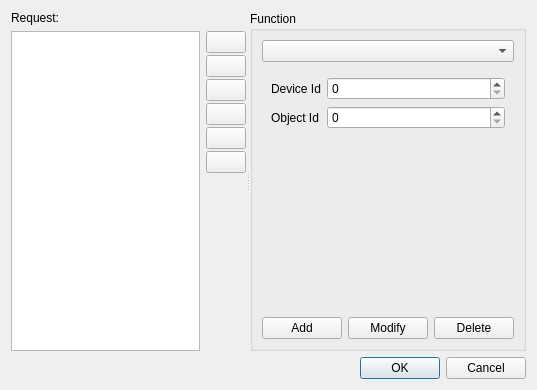
<?xml version="1.0" encoding="UTF-8"?>
<ui version="4.0">
 <class>mbClientDialogScannerRequest</class>
 <widget class="QDialog" name="mbClientDialogScannerRequest">
  <property name="geometry">
   <rect>
    <x>0</x>
    <y>0</y>
    <width>537</width>
    <height>390</height>
   </rect>
  </property>
  <property name="windowTitle">
   <string>Scanner Request</string>
  </property>
  <layout class="QVBoxLayout" name="verticalLayout_5">
   <item>
    <widget class="QSplitter" name="splitter">
     <property name="orientation">
      <enum>Qt::Horizontal</enum>
     </property>
     <widget class="QWidget" name="layoutWidget">
      <layout class="QVBoxLayout" name="verticalLayout_2">
       <item>
        <widget class="QLabel" name="label">
         <property name="text">
          <string>Request:</string>
         </property>
        </widget>
       </item>
       <item>
        <layout class="QHBoxLayout" name="horizontalLayout_2">
         <item>
          <widget class="QListView" name="lsRequest"/>
         </item>
         <item>
          <layout class="QVBoxLayout" name="verticalLayout">
           <property name="spacing">
            <number>2</number>
           </property>
           <item>
            <widget class="QPushButton" name="btnIcoAdd">
             <property name="sizePolicy">
              <sizepolicy hsizetype="Fixed" vsizetype="Fixed">
               <horstretch>0</horstretch>
               <verstretch>0</verstretch>
              </sizepolicy>
             </property>
             <property name="toolTip">
              <string>Add Function</string>
             </property>
             <property name="text">
              <string/>
             </property>
             <property name="icon">
              <iconset resource="../../../core/gui/core_rsc.qrc">
               <normaloff>:/core/icons/plus.png</normaloff>:/core/icons/plus.png</iconset>
             </property>
            </widget>
           </item>
           <item>
            <widget class="QPushButton" name="btnIcoModify">
             <property name="sizePolicy">
              <sizepolicy hsizetype="Fixed" vsizetype="Fixed">
               <horstretch>0</horstretch>
               <verstretch>0</verstretch>
              </sizepolicy>
             </property>
             <property name="toolTip">
              <string>Modify Function</string>
             </property>
             <property name="text">
              <string/>
             </property>
             <property name="icon">
              <iconset resource="../../../core/gui/core_rsc.qrc">
               <normaloff>:/core/icons/edit.png</normaloff>:/core/icons/edit.png</iconset>
             </property>
            </widget>
           </item>
           <item>
            <widget class="QPushButton" name="btnIcoDelete">
             <property name="sizePolicy">
              <sizepolicy hsizetype="Fixed" vsizetype="Fixed">
               <horstretch>0</horstretch>
               <verstretch>0</verstretch>
              </sizepolicy>
             </property>
             <property name="toolTip">
              <string>Delete Function</string>
             </property>
             <property name="text">
              <string/>
             </property>
             <property name="icon">
              <iconset resource="../../../core/gui/core_rsc.qrc">
               <normaloff>:/core/icons/minus.png</normaloff>:/core/icons/minus.png</iconset>
             </property>
            </widget>
           </item>
           <item>
            <widget class="QPushButton" name="btnIcoMoveUp">
             <property name="sizePolicy">
              <sizepolicy hsizetype="Fixed" vsizetype="Fixed">
               <horstretch>0</horstretch>
               <verstretch>0</verstretch>
              </sizepolicy>
             </property>
             <property name="toolTip">
              <string>Move Up Function</string>
             </property>
             <property name="text">
              <string/>
             </property>
             <property name="icon">
              <iconset resource="../../../core/gui/core_rsc.qrc">
               <normaloff>:/core/icons/arrow_up.png</normaloff>:/core/icons/arrow_up.png</iconset>
             </property>
            </widget>
           </item>
           <item>
            <widget class="QPushButton" name="btnIcoMoveDown">
             <property name="sizePolicy">
              <sizepolicy hsizetype="Fixed" vsizetype="Fixed">
               <horstretch>0</horstretch>
               <verstretch>0</verstretch>
              </sizepolicy>
             </property>
             <property name="toolTip">
              <string>Move Down Function</string>
             </property>
             <property name="text">
              <string/>
             </property>
             <property name="icon">
              <iconset resource="../../../core/gui/core_rsc.qrc">
               <normaloff>:/core/icons/arrow_down.png</normaloff>:/core/icons/arrow_down.png</iconset>
             </property>
            </widget>
           </item>
           <item>
            <widget class="QPushButton" name="btnIcoClear">
             <property name="sizePolicy">
              <sizepolicy hsizetype="Fixed" vsizetype="Fixed">
               <horstretch>0</horstretch>
               <verstretch>0</verstretch>
              </sizepolicy>
             </property>
             <property name="toolTip">
              <string>Clear All Functions</string>
             </property>
             <property name="text">
              <string/>
             </property>
             <property name="icon">
              <iconset resource="../../../core/gui/core_rsc.qrc">
               <normaloff>:/core/icons/clear.png</normaloff>:/core/icons/clear.png</iconset>
             </property>
            </widget>
           </item>
           <item>
            <spacer name="verticalSpacer_3">
             <property name="orientation">
              <enum>Qt::Vertical</enum>
             </property>
             <property name="sizeHint" stdset="0">
              <size>
               <width>20</width>
               <height>40</height>
              </size>
             </property>
            </spacer>
           </item>
          </layout>
         </item>
        </layout>
       </item>
      </layout>
     </widget>
     <widget class="QGroupBox" name="groupBox">
      <property name="title">
       <string>Function</string>
      </property>
      <layout class="QVBoxLayout" name="verticalLayout_3">
       <item>
        <widget class="QComboBox" name="cmbFunction"/>
       </item>
       <item>
        <widget class="QStackedWidget" name="swFuncParams">
         <property name="currentIndex">
          <number>5</number>
         </property>
         <widget class="QWidget" name="pgEmpty"/>
         <widget class="QWidget" name="pgOffset">
          <layout class="QFormLayout" name="formLayout">
           <item row="0" column="0">
            <widget class="QLabel" name="label_2">
             <property name="text">
              <string>Offset</string>
             </property>
            </widget>
           </item>
           <item row="0" column="1">
            <widget class="QSpinBox" name="spOffset1"/>
           </item>
          </layout>
         </widget>
         <widget class="QWidget" name="pgDiagn">
          <layout class="QVBoxLayout" name="verticalLayout_4">
           <property name="leftMargin">
            <number>0</number>
           </property>
           <property name="topMargin">
            <number>0</number>
           </property>
           <property name="rightMargin">
            <number>0</number>
           </property>
           <property name="bottomMargin">
            <number>0</number>
           </property>
           <item>
            <widget class="QComboBox" name="cmbDiagnSubfunction"/>
           </item>
           <item>
            <spacer name="verticalSpacer">
             <property name="orientation">
              <enum>Qt::Vertical</enum>
             </property>
             <property name="sizeHint" stdset="0">
              <size>
               <width>20</width>
               <height>204</height>
              </size>
             </property>
            </spacer>
           </item>
          </layout>
         </widget>
         <widget class="QWidget" name="pgOffsetCount">
          <layout class="QFormLayout" name="formLayout_2">
           <item row="0" column="0">
            <widget class="QLabel" name="label_3">
             <property name="text">
              <string>Offset</string>
             </property>
            </widget>
           </item>
           <item row="0" column="1">
            <widget class="QSpinBox" name="spOffset2"/>
           </item>
           <item row="1" column="0">
            <widget class="QLabel" name="label_4">
             <property name="text">
              <string>Count</string>
             </property>
            </widget>
           </item>
           <item row="1" column="1">
            <widget class="QSpinBox" name="spCount2"/>
           </item>
          </layout>
         </widget>
         <widget class="QWidget" name="pgFileRecord">
          <layout class="QHBoxLayout" name="horizontalLayout_3">
           <item>
            <widget class="QTableWidget" name="tblFileRecord">
             <column>
              <property name="text">
               <string>File</string>
              </property>
             </column>
             <column>
              <property name="text">
               <string>Record</string>
              </property>
             </column>
             <column>
              <property name="text">
               <string>Len(reg)</string>
              </property>
             </column>
            </widget>
           </item>
           <item>
            <layout class="QVBoxLayout" name="verticalLayout_6">
             <property name="spacing">
              <number>2</number>
             </property>
             <item>
              <widget class="QPushButton" name="btnAddFileRecord">
               <property name="sizePolicy">
                <sizepolicy hsizetype="Fixed" vsizetype="Fixed">
                 <horstretch>0</horstretch>
                 <verstretch>0</verstretch>
                </sizepolicy>
               </property>
               <property name="toolTip">
                <string>Add Function</string>
               </property>
               <property name="text">
                <string/>
               </property>
               <property name="icon">
                <iconset resource="../../../core/gui/core_rsc.qrc">
                 <normaloff>:/core/icons/plus.png</normaloff>:/core/icons/plus.png</iconset>
               </property>
              </widget>
             </item>
             <item>
              <widget class="QPushButton" name="btnDeleteFileRecord">
               <property name="sizePolicy">
                <sizepolicy hsizetype="Fixed" vsizetype="Fixed">
                 <horstretch>0</horstretch>
                 <verstretch>0</verstretch>
                </sizepolicy>
               </property>
               <property name="toolTip">
                <string>Delete Function</string>
               </property>
               <property name="text">
                <string/>
               </property>
               <property name="icon">
                <iconset resource="../../../core/gui/core_rsc.qrc">
                 <normaloff>:/core/icons/minus.png</normaloff>:/core/icons/minus.png</iconset>
               </property>
              </widget>
             </item>
             <item>
              <widget class="QPushButton" name="btnMoveUpFileRecord">
               <property name="sizePolicy">
                <sizepolicy hsizetype="Fixed" vsizetype="Fixed">
                 <horstretch>0</horstretch>
                 <verstretch>0</verstretch>
                </sizepolicy>
               </property>
               <property name="toolTip">
                <string>Move Up Function</string>
               </property>
               <property name="text">
                <string/>
               </property>
               <property name="icon">
                <iconset resource="../../../core/gui/core_rsc.qrc">
                 <normaloff>:/core/icons/arrow_up.png</normaloff>:/core/icons/arrow_up.png</iconset>
               </property>
              </widget>
             </item>
             <item>
              <widget class="QPushButton" name="btnMoveDownFileRecord">
               <property name="sizePolicy">
                <sizepolicy hsizetype="Fixed" vsizetype="Fixed">
                 <horstretch>0</horstretch>
                 <verstretch>0</verstretch>
                </sizepolicy>
               </property>
               <property name="toolTip">
                <string>Move Down Function</string>
               </property>
               <property name="text">
                <string/>
               </property>
               <property name="icon">
                <iconset resource="../../../core/gui/core_rsc.qrc">
                 <normaloff>:/core/icons/arrow_down.png</normaloff>:/core/icons/arrow_down.png</iconset>
               </property>
              </widget>
             </item>
             <item>
              <widget class="QPushButton" name="btnClearFileRecords">
               <property name="sizePolicy">
                <sizepolicy hsizetype="Fixed" vsizetype="Fixed">
                 <horstretch>0</horstretch>
                 <verstretch>0</verstretch>
                </sizepolicy>
               </property>
               <property name="toolTip">
                <string>Clear All Functions</string>
               </property>
               <property name="text">
                <string/>
               </property>
               <property name="icon">
                <iconset resource="../../../core/gui/core_rsc.qrc">
                 <normaloff>:/core/icons/clear.png</normaloff>:/core/icons/clear.png</iconset>
               </property>
              </widget>
             </item>
             <item>
              <spacer name="verticalSpacer_4">
               <property name="orientation">
                <enum>Qt::Vertical</enum>
               </property>
               <property name="sizeHint" stdset="0">
                <size>
                 <width>20</width>
                 <height>40</height>
                </size>
               </property>
              </spacer>
             </item>
            </layout>
           </item>
          </layout>
         </widget>
         <widget class="QWidget" name="pgReadDeviceId">
          <layout class="QFormLayout" name="formLayout_3">
           <item row="0" column="0">
            <widget class="QLabel" name="label_5">
             <property name="text">
              <string>Device Id</string>
             </property>
            </widget>
           </item>
           <item row="0" column="1">
            <widget class="QSpinBox" name="spDeviceId"/>
           </item>
           <item row="1" column="0">
            <widget class="QLabel" name="label_6">
             <property name="text">
              <string>Object Id</string>
             </property>
            </widget>
           </item>
           <item row="1" column="1">
            <widget class="QSpinBox" name="spObjectId"/>
           </item>
          </layout>
         </widget>
        </widget>
       </item>
       <item>
        <layout class="QHBoxLayout" name="horizontalLayout">
         <item>
          <widget class="QPushButton" name="btnAdd">
           <property name="toolTip">
            <string>Add Function</string>
           </property>
           <property name="text">
            <string>Add</string>
           </property>
          </widget>
         </item>
         <item>
          <widget class="QPushButton" name="btnModify">
           <property name="toolTip">
            <string>Modify Function</string>
           </property>
           <property name="text">
            <string>Modify</string>
           </property>
          </widget>
         </item>
         <item>
          <widget class="QPushButton" name="btnDelete">
           <property name="toolTip">
            <string>Delete Function</string>
           </property>
           <property name="text">
            <string>Delete</string>
           </property>
          </widget>
         </item>
        </layout>
       </item>
      </layout>
     </widget>
    </widget>
   </item>
   <item>
    <widget class="QDialogButtonBox" name="buttonBox">
     <property name="orientation">
      <enum>Qt::Horizontal</enum>
     </property>
     <property name="standardButtons">
      <set>QDialogButtonBox::Cancel|QDialogButtonBox::Ok</set>
     </property>
    </widget>
   </item>
  </layout>
 </widget>
 <resources>
  <include location="../../../core/gui/core_rsc.qrc"/>
 </resources>
 <connections>
  <connection>
   <sender>buttonBox</sender>
   <signal>accepted()</signal>
   <receiver>mbClientDialogScannerRequest</receiver>
   <slot>accept()</slot>
   <hints>
    <hint type="sourcelabel">
     <x>248</x>
     <y>254</y>
    </hint>
    <hint type="destinationlabel">
     <x>157</x>
     <y>274</y>
    </hint>
   </hints>
  </connection>
  <connection>
   <sender>buttonBox</sender>
   <signal>rejected()</signal>
   <receiver>mbClientDialogScannerRequest</receiver>
   <slot>reject()</slot>
   <hints>
    <hint type="sourcelabel">
     <x>316</x>
     <y>260</y>
    </hint>
    <hint type="destinationlabel">
     <x>286</x>
     <y>274</y>
    </hint>
   </hints>
  </connection>
 </connections>
</ui>
